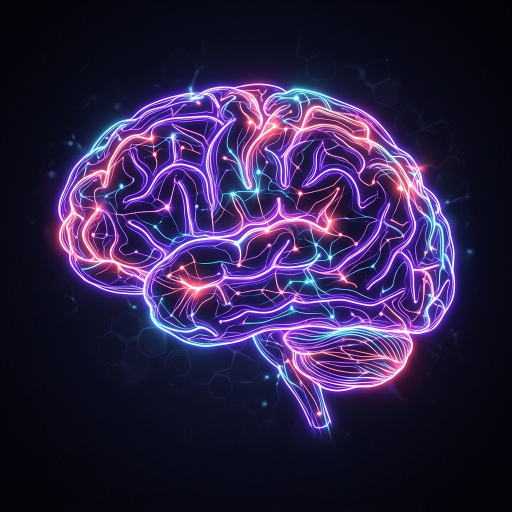
#> input picture hero-brain.png, 1024 x 1024 px (shown at 1/2 size)
$ python create_brain_gif.py
#> lines starting #> are read from the running program, lines starting #| are printed output that depends on the picture
import os
import random
import math
from PIL import Image, ImageDraw

def main():
    image_path = "hero-brain.png"
    output_gif_path = "hero-brain.gif"

    if not os.path.exists(image_path):
        print(f"Error: {image_path} not found.")
        return

    print("Loading base brain mockup image...")
    base_img = Image.open(image_path)
#> base_img is the input picture: PIL image 1024x1024 RGB; mean R, G, B 46.5, 33.9, 72.6
    width, height = base_img.size
#> width = 1024; height = 1024

    # 1. Analyze pixels to find glowing brain pathways
    print("Analyzing image pixels for neural pathways...")
    rgb_img = base_img.convert("RGB")
    bright_pixels = []

    for x in range(0, width, 2):
        for y in range(0, height, 2):
            r, g, b = rgb_img.getpixel((x, y))
            # The actual brain fibers are highly saturated neon fibers (max channel value > 150).
            # The background grids and dim halos are very faint (max channel value < 60).
            # We raise the threshold to 120 and add a 10% outer margin boundary check.
            if max(r, g, b) > 120:
                margin_x = width * 0.10
                margin_y = height * 0.10
                if margin_x < x < width - margin_x and margin_y < y < height - margin_y:
                    bright_pixels.append((x, y))
#> after the loop, bright_pixels = 61954 items

    if not bright_pixels:
        print("Error: Could not detect any glowing pathways. Check image brightness.")
        return

    print(f"Detected {len(bright_pixels)} path candidate pixels. Sampling nodes...")
#> (printed output is left out)

    # 2. Distribute nodes along the pathways (Poisson-like spacing)
    random.shuffle(bright_pixels)
    nodes = []
    min_distance = 18

    for px, py in bright_pixels:
        # Check distance to all existing nodes
        too_close = False
        for nx, ny, _ in nodes:
            if math.hypot(px - nx, py - ny) < min_distance:
                too_close = True
                break
        if not too_close:
            # Assign a color theme based on the pixel's color in the original image
            r, g, b = rgb_img.getpixel((px, py))
            # Determine color class (violet, coral/pink, or cyan)
            if r > 130 and b > 130:
                color = (124, 58, 237) # Violet
            elif r > 130 and g < 120:
                color = (255, 107, 107) # Coral Pink
            else:
                color = (0, 212, 255) # Cyan

            nodes.append((px, py, color))
            if len(nodes) >= 140: # Number of nodes
                break
#> this loop made 183 passes
#> (px, py, r, g, b, color) on passes 1, 2, 3, 5, 6, 7, 8, 9, 10, 11, 12, 13: (896, 546, 47, 38, 157, (0, 212, 255)), (452, 684, 90, 90, 178, (0, 212, 255)), (308, 474, 63, 28, 148, (0, 212, 255)), (406, 188, 243, 232, 255, (124, 58, 237)), (778, 588, 56, 23, 136, (0, 212, 255)), (816, 316, 126, 85, 215, (0, 212, 255)), (180, 400, 113, 77, 149, (0, 212, 255)), (176, 486, 208, 99, 141, (124, 58, 237)), (552, 530, 152, 84, 193, (124, 58, 237)), (832, 470, 61, 29, 140, (0, 212, 255)), (682, 340, 255, 234, 255, (124, 58, 237)), (136, 502, 231, 162, 216, (124, 58, 237))
#> (r, g, b, color) on passes 61, 62, 64, 65, 66, 67: (255, 231, 255, (124, 58, 237)), (96, 34, 179, (0, 212, 255)), (255, 235, 255, (124, 58, 237)), (239, 124, 201, (124, 58, 237)), (141, 68, 160, (124, 58, 237)), (109, 76, 181, (0, 212, 255))
#> after the loop, nodes = 140 items

    print(f"Generated {len(nodes)} neural nodes. Creating synapses...")
#> (printed output is left out)

    # 3. Create connections (synapses)
    connections = {i: [] for i in range(len(nodes))}
#> connections = 140 items
    connect_distance = 55

    for i in range(len(nodes)):
        x1, y1, _ = nodes[i]
        for j in range(i + 1, len(nodes)):
            x2, y2, _ = nodes[j]
            if math.hypot(x1 - x2, y1 - y2) < connect_distance:
                connections[i].append(j)
                connections[j].append(i)
#> this loop made 140 passes
#> (x1, y1) on passes 1 to 12: (896, 546), (452, 684), (308, 474), (406, 188), (778, 588), (816, 316), (180, 400), (176, 486), (552, 530), (832, 470), (682, 340), (136, 502)

    # Remove nodes with no connections to prevent stuck signals
    valid_indices = [i for i, conns in connections.items() if len(conns) > 0]
#> valid_indices = 135 values from 0 to 138
    nodes = [nodes[i] for i in valid_indices]
#> nodes = 135 items

    # Re-build connections dictionary with new indices
    connections = {i: [] for i in range(len(nodes))}
#> connections = 135 items
    for i in range(len(nodes)):
        x1, y1, _ = nodes[i]
        for j in range(i + 1, len(nodes)):
            x2, y2, _ = nodes[j]
            if math.hypot(x1 - x2, y1 - y2) < connect_distance:
                connections[i].append(j)
                connections[j].append(i)
#> this loop made 135 passes

    print(f"Synapse network complete with {len(nodes)} connected nodes.")
#| Synapse network complete with 135 connected nodes.

    # 4. Neural signals configuration
    num_signals = 30
    signals = []

    class Signal:
        def __init__(self):
            self.current_idx = random.randint(0, len(nodes) - 1)
            self.next_idx = random.choice(connections[self.current_idx])
            self.progress = random.random() # randomize start position for seamless loop
            self.speed = 0.03 + random.random() * 0.04
            self.color = nodes[self.current_idx][2]

        def update(self):
            self.progress += self.speed
            if self.progress >= 1.0:
                self.progress = 0.0
                self.current_idx = self.next_idx
                # Pick next node
                if connections[self.current_idx]:
                    self.next_idx = random.choice(connections[self.current_idx])
                else:
                    # Fallback reset
                    self.current_idx = random.randint(0, len(nodes) - 1)
                    self.next_idx = random.choice(connections[self.current_idx])
                self.color = nodes[self.current_idx][2]

        def get_pos(self):
            x1, y1, _ = nodes[self.current_idx]
            x2, y2, _ = nodes[self.next_idx]
            x = x1 + (x2 - x1) * self.progress
            y = y1 + (y2 - y1) * self.progress
            return x, y

    for _ in range(num_signals):
        signals.append(Signal())

    # 5. Generate animation frames
    print("Rendering 60 animation frames...")
    frames = []
    num_frames = 60

    for f in range(num_frames):
        # Base frame is a copy of our brain mockup
        frame = base_img.copy().convert("RGBA")

        # Transparent overlay for glowing elements
        overlay = Image.new("RGBA", frame.size, (0, 0, 0, 0))
        draw = ImageDraw.Draw(overlay)

        # Update and draw each signal
        for sig in signals:
            sig.update()
            x, y = sig.get_pos()
            color = sig.color

            # Glow layers (draw concentric circles with decreasing alpha)
            # Outer faint glow
            draw.ellipse([x - 10, y - 10, x + 10, y + 10], fill=(color[0], color[1], color[2], 25))
            # Medium glow
            draw.ellipse([x - 6, y - 6, x + 6, y + 6], fill=(color[0], color[1], color[2], 65))
            # Core color
            draw.ellipse([x - 3, y - 3, x + 3, y + 3], fill=(color[0], color[1], color[2], 180))
            # White hot center
            draw.ellipse([x - 1, y - 1, x + 1, y + 1], fill=(255, 255, 255, 255))

        # Composite overlay onto the base frame
        composited_frame = Image.alpha_composite(frame, overlay)
        # Convert back to RGB/P for GIF output
        frames.append(composited_frame.convert("RGB"))
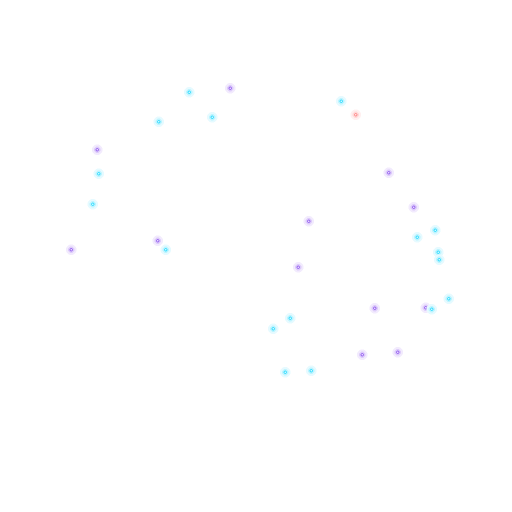
#> overlay: PIL image 1024x1024 RGBA (shown at 1/2 size); mean R, G, B, A 0.6, 1.5, 2.4, 0.5; transparent parts drawn white

    print("Saving animated GIF...")
    # Save the frames as an animated GIF
    # duration is in milliseconds per frame (40ms = 25fps)
    frames[0].save(
        output_gif_path,
        save_all=True,
        append_images=frames[1:],
        duration=40,
        loop=0,
        optimize=True
    )
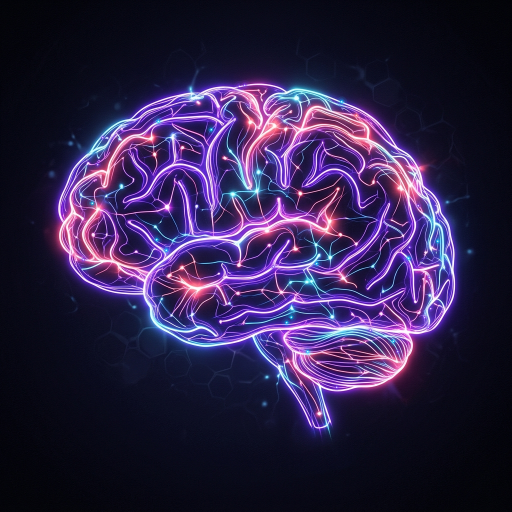
#> saved as hero-brain.gif: PIL image 1024x1024 RGB (shown at 1/2 size); mean R, G, B 46.4, 34, 72.8
    print(f"Success! Animated GIF saved to {output_gif_path}.")

if __name__ == "__main__":
    main()
